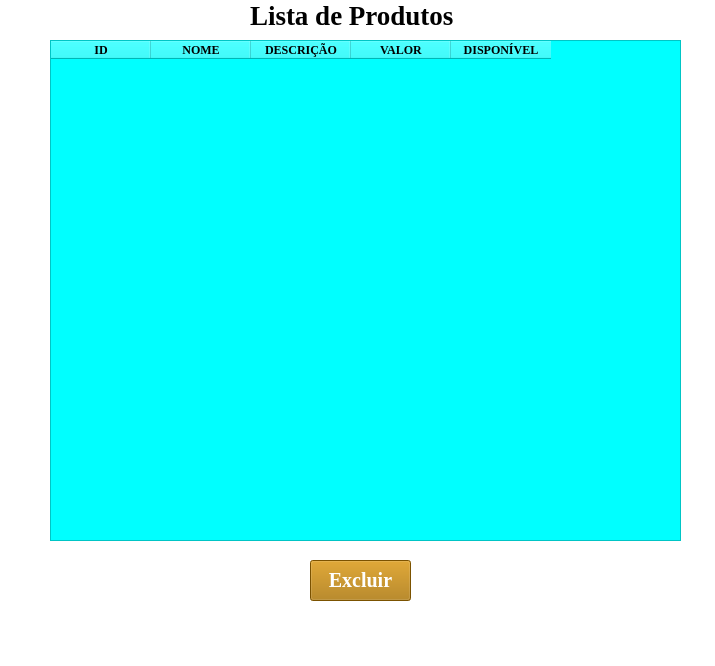
<?xml version="1.0" encoding="UTF-8"?>
<ui version="4.0">
 <class>MainWindow</class>
 <widget class="QMainWindow" name="MainWindow">
  <property name="geometry">
   <rect>
    <x>0</x>
    <y>0</y>
    <width>715</width>
    <height>666</height>
   </rect>
  </property>
  <property name="windowTitle">
   <string>MainWindow</string>
  </property>
  <property name="styleSheet">
   <string notr="true">background-color: rgb(255, 255, 255);</string>
  </property>
  <widget class="QWidget" name="centralwidget">
   <widget class="QLabel" name="label">
    <property name="geometry">
     <rect>
      <x>250</x>
      <y>-30</y>
      <width>281</width>
      <height>91</height>
     </rect>
    </property>
    <property name="font">
     <font>
      <family>Times New Roman</family>
      <pointsize>20</pointsize>
      <bold>true</bold>
     </font>
    </property>
    <property name="styleSheet">
     <string notr="true">color: rgb(0, 0, 0);</string>
    </property>
    <property name="text">
     <string>Lista de Produtos</string>
    </property>
   </widget>
   <widget class="QTableWidget" name="tableWidget">
    <property name="geometry">
     <rect>
      <x>50</x>
      <y>40</y>
      <width>631</width>
      <height>501</height>
     </rect>
    </property>
    <property name="font">
     <font>
      <bold>true</bold>
     </font>
    </property>
    <property name="styleSheet">
     <string notr="true">background-color: rgb(0, 255, 255);
color: rgb(0, 0, 0);</string>
    </property>
    <column>
     <property name="text">
      <string>ID</string>
     </property>
     <property name="font">
      <font>
       <family>Times New Roman</family>
       <bold>true</bold>
      </font>
     </property>
    </column>
    <column>
     <property name="text">
      <string>NOME</string>
     </property>
     <property name="font">
      <font>
       <family>Times New Roman</family>
       <bold>true</bold>
      </font>
     </property>
    </column>
    <column>
     <property name="text">
      <string>DESCRIÇÃO</string>
     </property>
     <property name="font">
      <font>
       <family>Times New Roman</family>
       <bold>true</bold>
      </font>
     </property>
    </column>
    <column>
     <property name="text">
      <string>VALOR</string>
     </property>
     <property name="font">
      <font>
       <family>Times New Roman</family>
       <bold>true</bold>
      </font>
     </property>
    </column>
    <column>
     <property name="text">
      <string>DISPONÍVEL</string>
     </property>
     <property name="font">
      <font>
       <family>Times New Roman</family>
       <bold>true</bold>
      </font>
     </property>
    </column>
   </widget>
   <widget class="QPushButton" name="pushButton">
    <property name="geometry">
     <rect>
      <x>310</x>
      <y>560</y>
      <width>101</width>
      <height>41</height>
     </rect>
    </property>
    <property name="font">
     <font>
      <family>Times New Roman</family>
      <pointsize>15</pointsize>
      <bold>true</bold>
     </font>
    </property>
    <property name="styleSheet">
     <string notr="true">background-color: rgb(172, 115, 0);
color: rgb(255, 255, 255);</string>
    </property>
    <property name="text">
     <string>Excluir</string>
    </property>
   </widget>
  </widget>
  <widget class="QMenuBar" name="menubar">
   <property name="geometry">
    <rect>
     <x>0</x>
     <y>0</y>
     <width>715</width>
     <height>33</height>
    </rect>
   </property>
  </widget>
  <widget class="QStatusBar" name="statusbar"/>
 </widget>
 <resources/>
 <connections/>
</ui>
